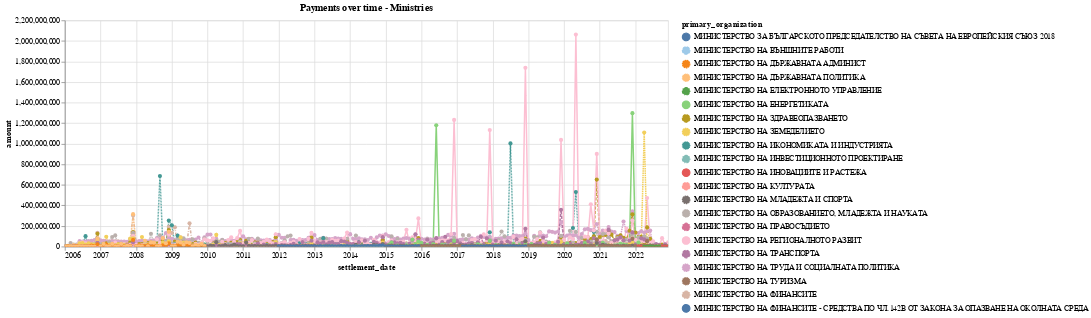

Source (notebook cell):
### Code cell
(organizations_monthly.
 loc[lambda d:d['primary_organization'].str.contains("МИНИСТЕРСТВО")].
 pipe(plot_organization_timeseries, custom_title = "Payments over time - Ministries"))

### Figure 1 — Vega-Lite specification as saved in the notebook (floating-point values rounded to 4 significant figures; data arrays with more than 128 entries replaced by an {"elided": "..."} marker saying what was removed)
{"config": {"view": {"continuousWidth": 400, "continuousHeight": 300}, "legend": {"labelLimit": 0}}, "data": {"name": "data-bceea1ed5c9b4ba415cfc4ec4585d17f"}, "mark": {"type": "line", "point": {}}, "encoding": {"color": {"field": "primary_organization", "scale": {"scheme": "tableau20"}, "type": "nominal"}, "opacity": {"condition": {"value": 1, "selection": "selector001"}, "value": 0.2}, "strokeDash": {"field": "primary_organization", "type": "nominal"}, "tooltip": [{"field": "primary_organization", "type": "nominal"}, {"field": "settlement_date", "type": "temporal"}, {"field": "amount", "type": "quantitative"}], "x": {"field": "settlement_date", "type": "temporal"}, "y": {"field": "amount", "type": "quantitative"}}, "height": 300, "selection": {"selector001": {"type": "multi", "fields": ["primary_organization"], "bind": "legend"}, "selector002": {"type": "interval", "bind": "scales", "encodings": ["x", "y"]}}, "title": "Payments over time - Ministries", "width": 800, "$schema": "https://vega.github.io/schema/vega-lite/v4.17.0.json", "datasets": {"data-bceea1ed5c9b4ba415cfc4ec4585d17f": {"elided": "2808 records"}}}
